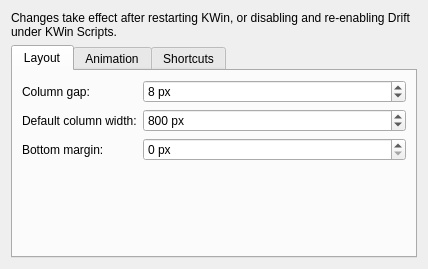
<?xml version="1.0" encoding="UTF-8"?>
<ui version="4.0">
    <class>KWin::DriftConfigForm</class>
    <widget class="QWidget" name="KWin::DriftConfigForm">
        <property name="windowTitle">
            <string>Drift</string>
        </property>
        <layout class="QVBoxLayout" name="layout_main">
            <item>
                <widget class="QLabel" name="label_restartNotice">
                    <property name="text">
                        <string>Changes take effect after restarting KWin, or disabling and re-enabling Drift under KWin Scripts.</string>
                    </property>
                    <property name="wordWrap">
                        <bool>true</bool>
                    </property>
                </widget>
            </item>
            <item>
                <widget class="QTabWidget" name="tabWidget">
                    <property name="currentIndex">
                        <number>0</number>
                    </property>
                    <widget class="QWidget" name="tab_layout">
                        <attribute name="title">
                            <string>Layout</string>
                        </attribute>
                        <layout class="QFormLayout" name="formLayout_layout">
                            <item row="0" column="0">
                                <widget class="QLabel" name="label_columnGap">
                                    <property name="text">
                                        <string>Column gap:</string>
                                    </property>
                                </widget>
                            </item>
                            <item row="0" column="1">
                                <widget class="QSpinBox" name="kcfg_columnGap">
                                    <property name="toolTip">
                                        <string>Horizontal gap between columns</string>
                                    </property>
                                    <property name="suffix">
                                        <string> px</string>
                                    </property>
                                    <property name="maximum">
                                        <number>999</number>
                                    </property>
                                    <property name="value">
                                        <number>8</number>
                                    </property>
                                </widget>
                            </item>
                            <item row="1" column="0">
                                <widget class="QLabel" name="label_defaultColumnWidth">
                                    <property name="text">
                                        <string>Default column width:</string>
                                    </property>
                                </widget>
                            </item>
                            <item row="1" column="1">
                                <widget class="QSpinBox" name="kcfg_defaultColumnWidth">
                                    <property name="toolTip">
                                        <string>Width given to a newly opened window's column</string>
                                    </property>
                                    <property name="suffix">
                                        <string> px</string>
                                    </property>
                                    <property name="minimum">
                                        <number>100</number>
                                    </property>
                                    <property name="maximum">
                                        <number>9999</number>
                                    </property>
                                    <property name="value">
                                        <number>800</number>
                                    </property>
                                </widget>
                            </item>
                            <item row="2" column="0">
                                <widget class="QLabel" name="label_bottomMargin">
                                    <property name="text">
                                        <string>Bottom margin:</string>
                                    </property>
                                </widget>
                            </item>
                            <item row="2" column="1">
                                <widget class="QSpinBox" name="kcfg_bottomMargin">
                                    <property name="toolTip">
                                        <string>Space reserved at the bottom of the screen, e.g. to keep a taskbar visible</string>
                                    </property>
                                    <property name="suffix">
                                        <string> px</string>
                                    </property>
                                    <property name="maximum">
                                        <number>999</number>
                                    </property>
                                    <property name="value">
                                        <number>0</number>
                                    </property>
                                </widget>
                            </item>
                        </layout>
                    </widget>
                    <widget class="QWidget" name="tab_animation">
                        <attribute name="title">
                            <string>Animation</string>
                        </attribute>
                        <layout class="QFormLayout" name="formLayout_animation">
                            <item row="0" column="0">
                                <widget class="QLabel" name="label_animationDurationMs">
                                    <property name="text">
                                        <string>Animation duration:</string>
                                    </property>
                                </widget>
                            </item>
                            <item row="0" column="1">
                                <widget class="QSpinBox" name="kcfg_animationDurationMs">
                                    <property name="toolTip">
                                        <string>Duration of the focus-scroll animation</string>
                                    </property>
                                    <property name="suffix">
                                        <string> ms</string>
                                    </property>
                                    <property name="maximum">
                                        <number>5000</number>
                                    </property>
                                    <property name="value">
                                        <number>200</number>
                                    </property>
                                </widget>
                            </item>
                            <item row="1" column="0">
                                <widget class="QLabel" name="label_viewportShiftStep">
                                    <property name="text">
                                        <string>Viewport shift step:</string>
                                    </property>
                                </widget>
                            </item>
                            <item row="1" column="1">
                                <widget class="QSpinBox" name="kcfg_viewportShiftStep">
                                    <property name="toolTip">
                                        <string>Distance the viewport pans per shift shortcut press</string>
                                    </property>
                                    <property name="suffix">
                                        <string> px</string>
                                    </property>
                                    <property name="minimum">
                                        <number>1</number>
                                    </property>
                                    <property name="maximum">
                                        <number>9999</number>
                                    </property>
                                    <property name="value">
                                        <number>400</number>
                                    </property>
                                </widget>
                            </item>
                            <item row="2" column="0">
                                <widget class="QLabel" name="label_rowDragDwellMs">
                                    <property name="text">
                                        <string>Row-drag dwell:</string>
                                    </property>
                                </widget>
                            </item>
                            <item row="2" column="1">
                                <widget class="QSpinBox" name="kcfg_rowDragDwellMs">
                                    <property name="toolTip">
                                        <string>How long a dragged window must stay past the screen's top/bottom edge before it moves to the row above/below</string>
                                    </property>
                                    <property name="suffix">
                                        <string> ms</string>
                                    </property>
                                    <property name="minimum">
                                        <number>0</number>
                                    </property>
                                    <property name="maximum">
                                        <number>5000</number>
                                    </property>
                                    <property name="value">
                                        <number>400</number>
                                    </property>
                                </widget>
                            </item>
                            <item row="3" column="0">
                                <widget class="QLabel" name="label_rowDragEdgeBorderPx">
                                    <property name="text">
                                        <string>Row-drag edge border:</string>
                                    </property>
                                </widget>
                            </item>
                            <item row="3" column="1">
                                <widget class="QSpinBox" name="kcfg_rowDragEdgeBorderPx">
                                    <property name="toolTip">
                                        <string>How close to the screen's top/bottom edge the pointer must be for a cross-row drag to arm</string>
                                    </property>
                                    <property name="suffix">
                                        <string> px</string>
                                    </property>
                                    <property name="minimum">
                                        <number>0</number>
                                    </property>
                                    <property name="maximum">
                                        <number>100</number>
                                    </property>
                                    <property name="value">
                                        <number>2</number>
                                    </property>
                                </widget>
                            </item>
                            <item row="4" column="0">
                                <widget class="QLabel" name="label_minimapAutoHideMs">
                                    <property name="text">
                                        <string>Minimap auto-hide delay:</string>
                                    </property>
                                </widget>
                            </item>
                            <item row="4" column="1">
                                <widget class="QSpinBox" name="kcfg_minimapAutoHideMs">
                                    <property name="toolTip">
                                        <string>How long the minimap overlay stays visible after the last focus-step press</string>
                                    </property>
                                    <property name="suffix">
                                        <string> ms</string>
                                    </property>
                                    <property name="minimum">
                                        <number>0</number>
                                    </property>
                                    <property name="maximum">
                                        <number>10000</number>
                                    </property>
                                    <property name="value">
                                        <number>1200</number>
                                    </property>
                                </widget>
                            </item>
                            <item row="5" column="1">
                                <widget class="QCheckBox" name="kcfg_minimapShowThumbnails">
                                    <property name="toolTip">
                                        <string>Show a live preview of each window's content instead of just its icon</string>
                                    </property>
                                    <property name="text">
                                        <string>Show live window content in the minimap</string>
                                    </property>
                                    <property name="checked">
                                        <bool>true</bool>
                                    </property>
                                </widget>
                            </item>
                        </layout>
                    </widget>
                    <widget class="QWidget" name="tab_shortcuts">
                        <attribute name="title">
                            <string>Shortcuts</string>
                        </attribute>
                        <layout class="QVBoxLayout" name="verticalLayout_shortcuts">
                            <item>
                                <widget class="QLabel" name="label_shortcutsExplanation">
                                    <property name="text">
                                        <string>Configure Drift's keyboard shortcuts in System Settings → Shortcuts (search for &quot;Drift&quot;).</string>
                                    </property>
                                    <property name="wordWrap">
                                        <bool>true</bool>
                                    </property>
                                    <property name="alignment">
                                        <set>Qt::AlignmentFlag::AlignCenter</set>
                                    </property>
                                </widget>
                            </item>
                        </layout>
                    </widget>
                </widget>
            </item>
        </layout>
    </widget>
    <resources/>
</ui>
